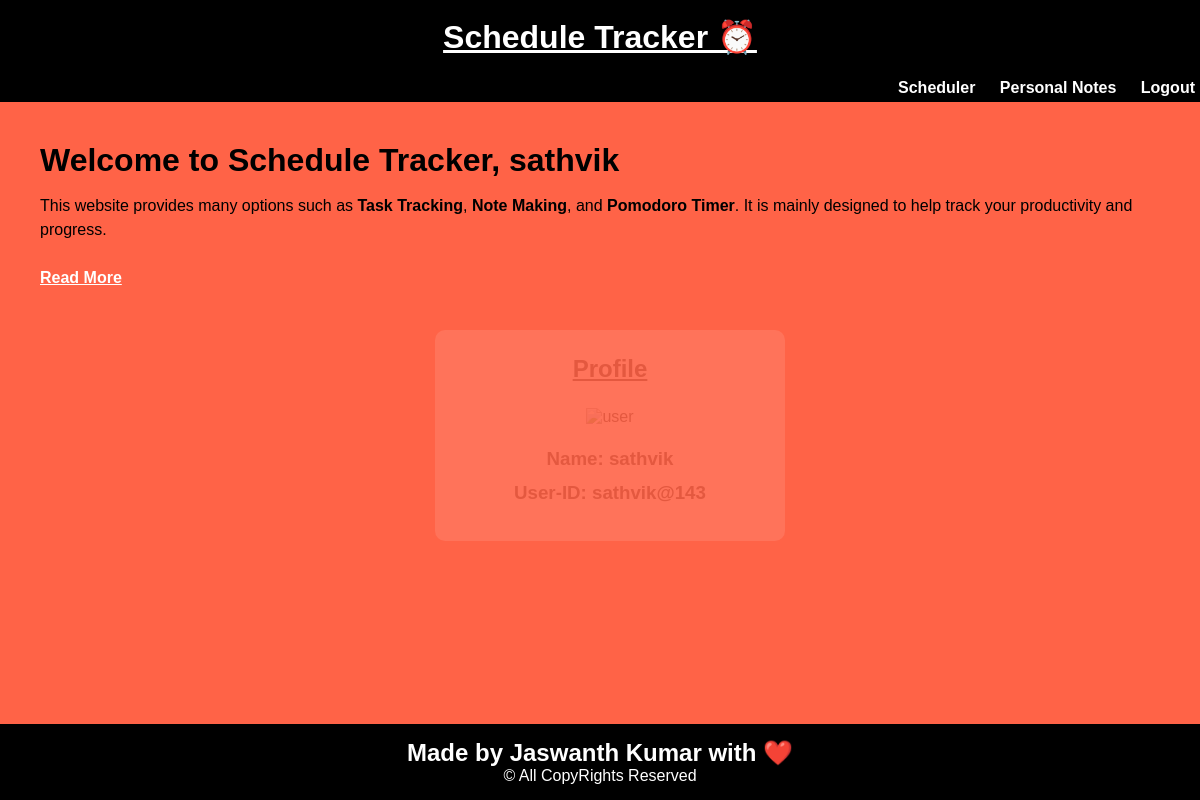
Page /dashboard (signed in) on the earlier database version.
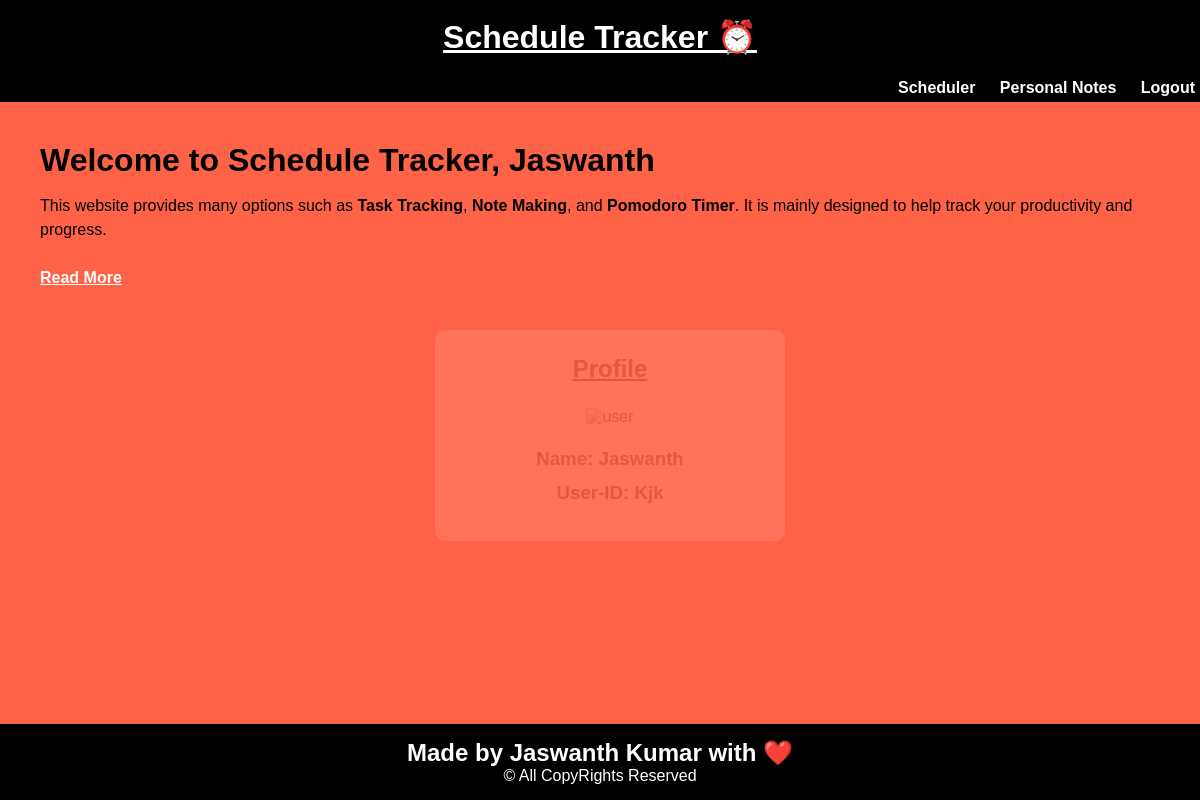
Same page on the later database version.
### app.py (models this page shows, shortened)
class User(db.Model):
    id = db.Column(db.Integer,primary_key=True)
    name = db.Column(db.String(100),nullable=False)
    userid = db.Column(db.String(100),unique=True)
    password = db.Column(db.String(100))

### app.py (the view)
@app.route('/dashboard')
def dashboard():
    if session['name']:
        user = User.query.filter_by(userid=session['userid']).first()
        return render_template('dashboard.html',user=user)
    return redirect('/')

### templates/dashboard.html (shortened to what this page needs)
<!DOCTYPE html>
<html>
<head>
</head>
<body>
    <header>
        <h1>Schedule Tracker ⏰</h1>
    </header>
    <div id="nav">
        <nav>
            <a href="{{url_for('index')}}">Scheduler</a>
            <a href="{{url_for('personalnotes')}}">Personal Notes</a>
            <a href="{{ url_for('logout') }}">Logout</a>
        </nav>
    </div>
    <div id="main-text">
        <h1>Welcome to Schedule Tracker, {{ user.name }}</h1>
        <p>
            This website provides many options such as <b>Task Tracking</b>, <b>Note Making</b>, and <b>Pomodoro Timer</b>.
            It is mainly designed to help track your productivity and progress.<br><br>
            <a href="#">Read More</a>
        </p>
    </div>
    <div class="container">
        <div class="box">
            <h2>Profile</h2>
            <img src="https://cdn3.iconfinder.com/data/icons/business-two-tone-1/32/User-512.png" alt="user">
            <h3><b>Name:</b> {{ user.name }}</h3>
            <h3><b>User-ID:</b> {{ user.userid }}</h3>
        </div>
    </div>
    <footer>
        <h2>Made by Jaswanth Kumar with ❤️</h2>
        <p>&copy; All CopyRights Reserved</p>
    </footer>
</body>
</html>

Differences in the rows shown:
changed User: name "sathvik" → "Jaswanth"; userid "sathvik@143" → "Kjk"
